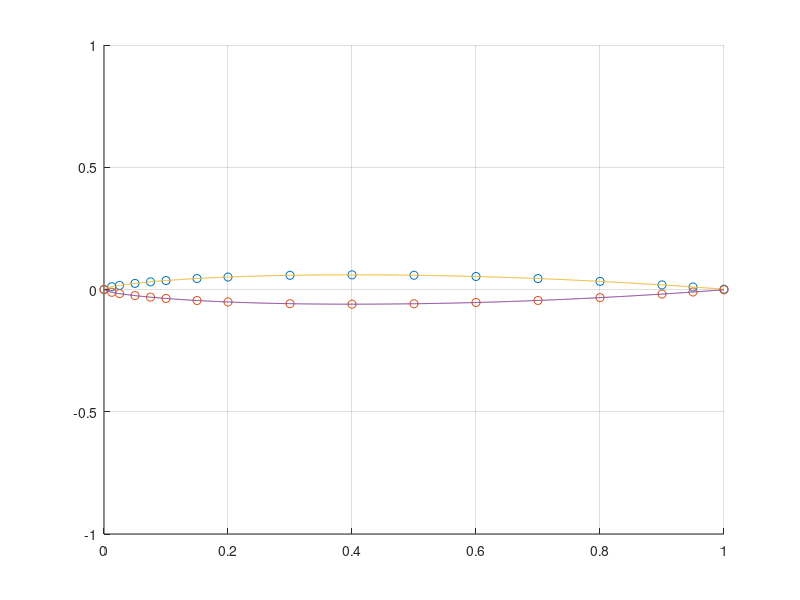

Reproduce this figure in MATLAB. (Note: this script raises an error after producing the figure.)
% ENME 570 Lab

clc
clear
close all

% Load the data
data = load('naca0012.dat');
cl = load('Cl.txt');

% Top of the airfoil
x = data(1:length(data)/2+1, 1);
y = data(1:length(data)/2+1, 2);

% Fit a spline to the data
pp = spline(x, y);

% Plot the original data points
figure;
hold on;
grid on;
plot(x, y, 'o', 'DisplayName', 'Original Data');
plot(x, -y,'o', 'DisplayName', 'Original Data');
axis([0 1 -1 1])

% Plot the fitted spline
fitted_x = linspace(min(x), max(x), 1000);
fitted_y = ppval(pp, fitted_x);
plot(fitted_x, fitted_y, '-', 'DisplayName', 'Fitted Spline');
plot(fitted_x, -fitted_y, '-', 'DisplayName', 'Fitted Spline');

% Usage:
% x_query = 0.8;  % Distance from leading edge along the chord
% normal_vec = normalAtX(x_query, pp);

% Plot the normal vector at x_query
% normal_start = [x_query, ppval(pp, x_query)];
% quiver(normal_start(1), normal_start(2), normal_vec(1), normal_vec(2), 0.1, 'r', 'LineWidth', 1, 'DisplayName', 'Normal Vector');

% Display the results
% fprintf('The normal vector at x = %.2f is: [%.4f, %.4f]\n', x_query, normal_vec(1), normal_vec(2));

%%%%%%%%%%%%%%%%%%%%%%%%%%%%%%%%%%%%%%%%%%%%%%%%%%%%%%%%%%%%%%%%%%%%%%%%%%%

% Specify chord length and pressure tap locations (mm)
chord = 152;
tap_locations = [0.76; 1.52; 3.81; 7.62; 11.43; 15.24; 19.05; 22.86; 38; 41.15; 62; 59.44; 80.77; 77.73; 101.35; 96.02; 121.92; 114.30; 137.16; 129.54];

% For every pressure tap, calculate the normal vector
for i = 1:length(tap_locations)
    normal_vec = normalAtX(tap_locations(i,1)/chord , pp);
    tap_vectors(i,1) = normal_vec(1);
    % Every odd numbered tap is for the lower airfoil surface (-y vector)
    if mod(i,2) == 0
        tap_vectors(i,2) = - normal_vec(2);
        tap_locations(i,2) = ppval(pp, tap_locations(i,1)/chord);
        quiver(tap_locations(i,1)/chord, -ppval(pp, tap_locations(i,1)/chord), tap_vectors(i,1)/5, tap_vectors(i,2)/5);
    else
        tap_vectors(i,2) = normal_vec(2);
        tap_locations(i,2) = - ppval(pp, tap_locations(i,1)/chord);
        quiver(tap_locations(i,1)/chord, ppval(pp, tap_locations(i,1)/chord), tap_vectors(i,1)/5, tap_vectors(i,2)/5);
    end
end

panel_lengths(1,1) = pdist2([tap_locations(1,1), tap_locations(1,2)] , [tap_locations(2,1), tap_locations(2,2)] , 'euclidean');
for i = 2:length(tap_locations(:,1))-1
    panel_lengths(i,1) = pdist2([tap_locations(i,1), tap_locations(i,2)] , [tap_locations(i+1,1), tap_locations(i+1,2)] , 'euclidean')/2;
    
end

% From Cl import, sum all force vectors for each angle of attack
for i = 1:length(cl(1,:)) % for each angle of attack (by column in cl)
    lift(i) = 0;
    drag(i) = 0;
    for j = 1:length(cl(:,1)) %for each pressure tap per angle of attack
        lift(i) = lift(i) + cl(j,i) * tap_vectors(j,2);
        drag(i) = drag(i) + cl(j,i) * tap_vectors(j,1);
    end
end

% Define a function to calculate the normal vector at a given x position
function normal_vector = normalAtX(x_val, pp)
    % Calculate the first derivative (slope)
    dydx = ppval(fnder(pp, 1), x_val);
    
    % Tangent vector (normalized)
    tangent_vector = [1, dydx] / norm([1, dydx]);
    
    % Normal vector (90 degrees rotated)
    normal_vector = [-tangent_vector(2), tangent_vector(1)];
end